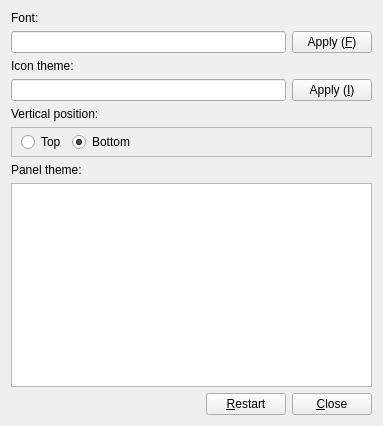
<?xml version="1.0" encoding="UTF-8"?>
<ui version="4.0">
 <class>PanelSettingsDlg</class>
 <widget class="QWidget" name="PanelSettingsDlg">
  <property name="geometry">
   <rect>
    <x>0</x>
    <y>0</y>
    <width>383</width>
    <height>426</height>
   </rect>
  </property>
  <property name="windowTitle">
   <string>Form</string>
  </property>
  <layout class="QVBoxLayout" name="verticalLayout">
   <item>
    <widget class="QLabel" name="fontLabel">
     <property name="text">
      <string>Font:</string>
     </property>
    </widget>
   </item>
   <item>
    <layout class="QHBoxLayout" name="horizontalLayout_9">
     <item>
      <widget class="QLineEdit" name="edFontName"/>
     </item>
     <item>
      <widget class="QPushButton" name="btnApplyFontName">
       <property name="text">
        <string>Apply (&amp;F)</string>
       </property>
       <property name="shortcut">
        <string>Alt+F</string>
       </property>
      </widget>
     </item>
    </layout>
   </item>
   <item>
    <widget class="QLabel" name="iconThemeLabel">
     <property name="text">
      <string>Icon theme:</string>
     </property>
    </widget>
   </item>
   <item>
    <layout class="QHBoxLayout" name="horizontalLayout_8">
     <item>
      <widget class="QLineEdit" name="edIconTheme"/>
     </item>
     <item>
      <widget class="QPushButton" name="btnApplyIconTheme">
       <property name="text">
        <string>Apply (&amp;I)</string>
       </property>
       <property name="shortcut">
        <string>Alt+I</string>
       </property>
      </widget>
     </item>
    </layout>
   </item>
   <item>
    <widget class="QLabel" name="verticalPositionLabel">
     <property name="text">
      <string>Vertical position:</string>
     </property>
    </widget>
   </item>
   <item>
    <widget class="QFrame" name="frame">
     <property name="frameShape">
      <enum>QFrame::StyledPanel</enum>
     </property>
     <property name="frameShadow">
      <enum>QFrame::Raised</enum>
     </property>
     <layout class="QHBoxLayout" name="horizontalLayout_7">
      <property name="leftMargin">
       <number>9</number>
      </property>
      <property name="topMargin">
       <number>4</number>
      </property>
      <property name="rightMargin">
       <number>9</number>
      </property>
      <property name="bottomMargin">
       <number>4</number>
      </property>
      <item>
       <widget class="QRadioButton" name="rbTop">
        <property name="text">
         <string>Top</string>
        </property>
       </widget>
      </item>
      <item>
       <widget class="QRadioButton" name="rbBottom">
        <property name="text">
         <string>Bottom</string>
        </property>
        <property name="checked">
         <bool>true</bool>
        </property>
       </widget>
      </item>
      <item>
       <spacer name="horizontalSpacer">
        <property name="orientation">
         <enum>Qt::Horizontal</enum>
        </property>
        <property name="sizeHint" stdset="0">
         <size>
          <width>40</width>
          <height>20</height>
         </size>
        </property>
       </spacer>
      </item>
     </layout>
    </widget>
   </item>
   <item>
    <widget class="QLabel" name="label">
     <property name="text">
      <string>Panel theme:</string>
     </property>
    </widget>
   </item>
   <item>
    <widget class="QListWidget" name="themeList">
     <property name="iconSize">
      <size>
       <width>16</width>
       <height>16</height>
      </size>
     </property>
     <property name="spacing">
      <number>1</number>
     </property>
    </widget>
   </item>
   <item>
    <layout class="QHBoxLayout" name="horizontalLayout">
     <item>
      <spacer name="horizontalSpacer_2">
       <property name="orientation">
        <enum>Qt::Horizontal</enum>
       </property>
       <property name="sizeHint" stdset="0">
        <size>
         <width>40</width>
         <height>20</height>
        </size>
       </property>
      </spacer>
     </item>
     <item>
      <widget class="QPushButton" name="btnRestart">
       <property name="text">
        <string>&amp;Restart</string>
       </property>
       <property name="shortcut">
        <string>Alt+R</string>
       </property>
      </widget>
     </item>
     <item>
      <widget class="QPushButton" name="btnClose">
       <property name="text">
        <string>&amp;Close</string>
       </property>
       <property name="shortcut">
        <string>Alt+C</string>
       </property>
      </widget>
     </item>
    </layout>
   </item>
  </layout>
 </widget>
 <resources/>
 <connections/>
</ui>
